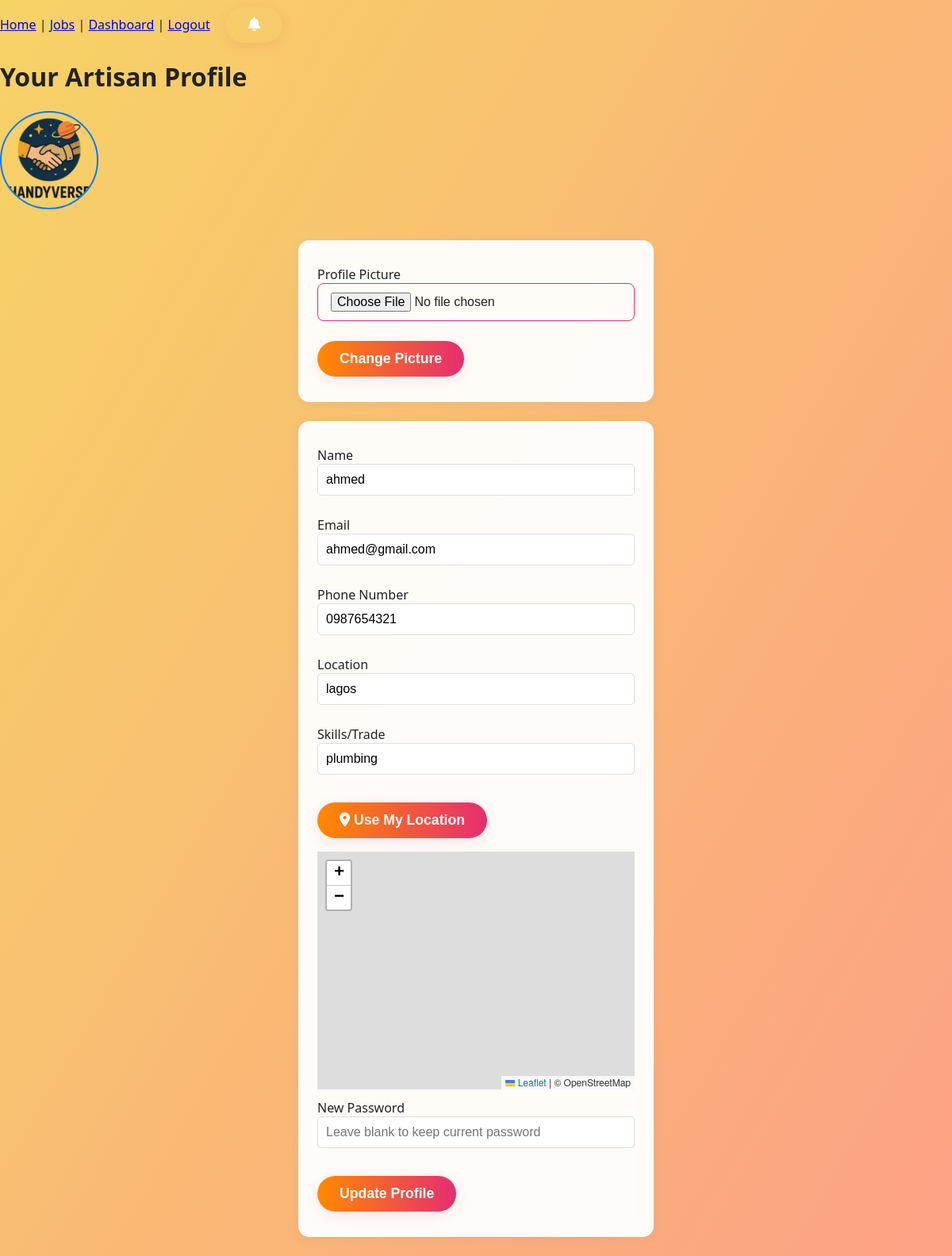
Page /artisan_profile (signed in) on the committed database.
### app/models.py (models this page shows, shortened)
class User(db.Model, UserMixin):  # Inherit from UserMixin
    __tablename__ = 'user'
    id = db.Column(db.Integer, primary_key=True)
    email = db.Column(db.String(120), unique=True, nullable=False)
    name = db.Column(db.String(100), nullable=False)
    password_hash = db.Column(db.String(128), nullable=False)
    location = db.Column(db.String(100))
    phone_number = db.Column(db.String(15))
    is_artisan = db.Column(db.Boolean, default=False)
    profile_pic = db.Column(db.String(200))
    messages = db.relationship('Message', foreign_keys='Message.sender_id', backref='sender', lazy='dynamic')
    received_messages = db.relationship('Message', foreign_keys='Message.recipient_id', backref='recipient', lazy='dynamic')
    job_posts = db.relationship('JobPost', back_populates='user', lazy='dynamic')
    favorites = db.relationship('Favorite', back_populates='user', lazy='dynamic')
    reviews_given = db.relationship('Review', back_populates='customer', lazy='dynamic')
    notifications = db.relationship('Notification', back_populates='user', lazy='dynamic')

class Artisan(db.Model):
    __tablename__ = 'artisan'
    id = db.Column(db.Integer, primary_key=True)
    user_id = db.Column(db.Integer, db.ForeignKey('user.id'), unique=True)
    skills = db.Column(db.String(100), nullable=False)
    location = db.Column(db.String(100), nullable=False)
    latitude = db.Column(db.Float)
    longitude = db.Column(db.Float)
    user = db.relationship('User', backref=db.backref('artisan', uselist=False))
    favorited_by = db.relationship('Favorite', back_populates='artisan', lazy='dynamic')
    reviews_received = db.relationship('Review', back_populates='artisan', lazy='dynamic')
    job_applications = db.relationship('JobApplication', back_populates='artisan', lazy='dynamic')

### app/routes.py (the view, shortened to what this page needs)
@main.route('/artisan_profile', methods=['GET', 'POST'])
@login_required
def artisan_profile():
    if not current_user.is_artisan:
        flash('Only artisans can access this page.', 'error')
        return redirect(url_for('main.user_dashboard'))
    from app.models import Artisan
    artisan = Artisan.query.filter_by(user_id=current_user.id).first()
    form = ProfileForm(obj=current_user)
    upload_form = UploadForm()
    return render_template('artisan_profile.html', form=form, upload_form=upload_form, artisan=artisan)

### app/routes.py
class ProfileForm(FlaskForm):
    name = StringField('Name', validators=[DataRequired()])
    email = StringField('Email', validators=[DataRequired(), Email()])
    phone_number = StringField('Phone Number', validators=[Optional()])
    location = StringField('Location', validators=[Optional()])
    password = PasswordField('New Password', validators=[Optional(), Length(min=8)])
    submit = StringField('Update')

### app/forms.py
class UploadForm(FlaskForm):
    file = FileField('Profile Picture', validators=[
        FileRequired(),
        FileAllowed(['jpg', 'jpeg', 'png', 'gif'], 'Images only!')
    ])
    submit = SubmitField('Upload')

### app/templates/artisan_profile.html (shortened to what this page needs)
{% extends "base.html" %}
{% block head %}
<link rel="stylesheet" href="https://unpkg.com/leaflet/dist/leaflet.css" />
{% endblock %}
{% block content %}
<div class="dashboard-header">
    <h1>Your Artisan Profile</h1>
</div>
<div class="profile-section">
    <div class="profile-pic-preview">
        <img src="{{ current_user.profile_pic or url_for('static', filename='images/handyverse-hero.png') }}" alt="Profile Picture" class="profile-pic" style="width:120px;height:120px;border-radius:50%;object-fit:cover;">
        <form method="POST" enctype="multipart/form-data" action="{{ url_for('main.upload_profile_pic') }}">
            {{ upload_form.file.label }} {{ upload_form.file() }}
            <button type="submit">Change Picture</button>
        </form>
    </div>
    <form method="POST" class="profile-form">
        <div class="form-group">
            {{ form.name.label }} {{ form.name(class="form-control") }}
        </div>
        <div class="form-group">
            {{ form.email.label }} {{ form.email(class="form-control") }}
        </div>
        <div class="form-group">
            {{ form.phone_number.label }} {{ form.phone_number(class="form-control") }}
        </div>
        <div class="form-group">
            {{ form.location.label }} {{ form.location(class="form-control") }}
        </div>
        <div class="form-group">
            <label for="skills">Skills/Trade</label>
            <input type="text" id="skills" name="skills" class="form-control" value="{{ artisan.skills if artisan else '' }}">
        </div>
        <button type="button" id="useLocationBtn" class="cta-button" style="margin-bottom:1em;"><i class="fas fa-map-marker-alt"></i> Use My Location</button>
        <div id="map" style="height:300px;width:100%;margin-bottom:1em;"></div>
        <div class="form-group">
            {{ form.password.label }} {{ form.password(class="form-control", placeholder="Leave blank to keep current password") }}
        </div>
        <button type="submit" class="cta-button">Update Profile</button>
    </form>
</div>
{% endblock %}

### app/static/styles.css (style rules this page uses)
body { font-family: 'Segoe UI', 'Roboto', Arial, sans-serif; background: linear-gradient(120deg, #f6d365 0%, #fda085 100%); margin: 0; min-height: 100vh; color: #222; }
button, .cta-button, .search-button, .contact-button, .auth-option, .btn { background: linear-gradient(90deg, #ff8a00 0%, #e52e71 100%); color: #fff; border: none; padding: 12px 28px; border-radius: 24px; font-size: 1.1rem; font-weight: 700; cursor: pointer; box-shadow: 0 4px 16px rgba(229,46,113,0.12); transition: background 0.2s, transform 0.2s; margin-top: 0.5em; display: inline-block; }
.profile-pic { width: 70px; height: 70px; border-radius: 50%; object-fit: cover; border: 2px solid #007bff; margin-bottom: 10px; }
.form-group { margin-bottom: 1rem; text-align: left; width: 100%; }
textarea, .form-control { width: 100%; max-width: 500px; padding: 10px; border: 1px solid #ddd; border-radius: 5px; resize: vertical; box-sizing: border-box; font-size: 1em; margin-bottom: 10px; }
form { background: rgba(255,255,255,0.95); border-radius: 14px; box-shadow: 0 2px 12px rgba(33,147,176,0.09); padding: 2em 1.5em; margin: 1.5em auto; max-width: 400px; }
input, textarea, select { border: 1.5px solid #e52e71; border-radius: 8px; padding: 0.7em 1em; font-size: 1em; margin-bottom: 1em; width: 100%; box-sizing: border-box; transition: border 0.2s; }

### rows in the picture
User: name "ahmed", email "ahmed@gmail.com", phone_number "0987654321", location "lagos"
Artisan: skills "plumbing"

### other values in the picture
{{ upload_form.file.label }} "Profile Picture"
